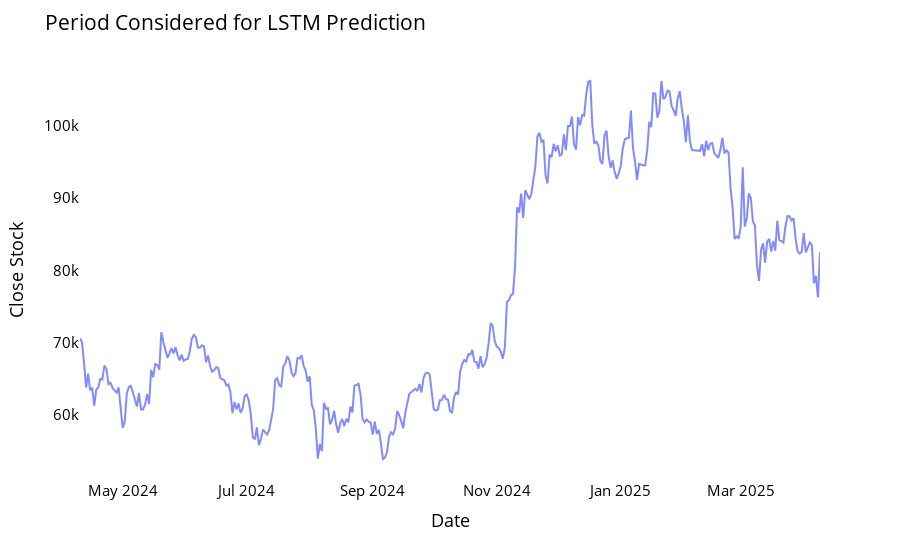

Notebook code cell kept with this figure:
### Markdown cell above
### Select recent data for modeling

### Code cell
# Use the last ~1 year of data
closedf = closedf[closedf['Date'] > '2024-04-09']
close_stock = closedf.copy()
print("Total data for prediction: ", closedf.shape[0])

# Plot selected data
fig = px.line(closedf, x='Date', y='Close', labels={'Date': 'Date', 'Close': 'Close Stock'})
fig.update_traces(marker_line_width=2, opacity=0.8, marker_line_color='orange')
fig.update_layout(title_text='Period Considered for LSTM Prediction', 
                  plot_bgcolor='white', font_size=15, font_color='black')
fig.update_xaxes(showgrid=False)
fig.update_yaxes(showgrid=False)
fig.show()

### Figure 1 — Plotly figure (JSON) as saved in the notebook; plotly's stock layout.template omitted (floating-point values rounded to 4 significant figures; data arrays with more than 128 entries replaced by an {"elided": "..."} marker saying what was removed)
{"data": [{"hovertemplate": "Date=%{x}<br>Close Stock=%{y}<extra></extra>", "legendgroup": "", "line": {"color": "#636efa", "dash": "solid"}, "marker": {"line": {"color": "orange", "width": 2}, "symbol": "circle"}, "mode": "lines", "name": "", "opacity": 0.8, "orientation": "v", "showlegend": false, "type": "scatter", "x": {"elided": "365 str values"}, "xaxis": "x", "y": {"elided": "365 float values"}, "yaxis": "y"}], "layout": {"font": {"color": "black", "size": 15}, "legend": {"tracegroupgap": 0}, "margin": {"t": 60}, "plot_bgcolor": "white", "title": {"text": "Period Considered for LSTM Prediction"}, "xaxis": {"anchor": "y", "domain": [0, 1], "showgrid": false, "title": {"text": "Date"}}, "yaxis": {"anchor": "x", "domain": [0, 1], "showgrid": false, "title": {"text": "Close Stock"}}}}
